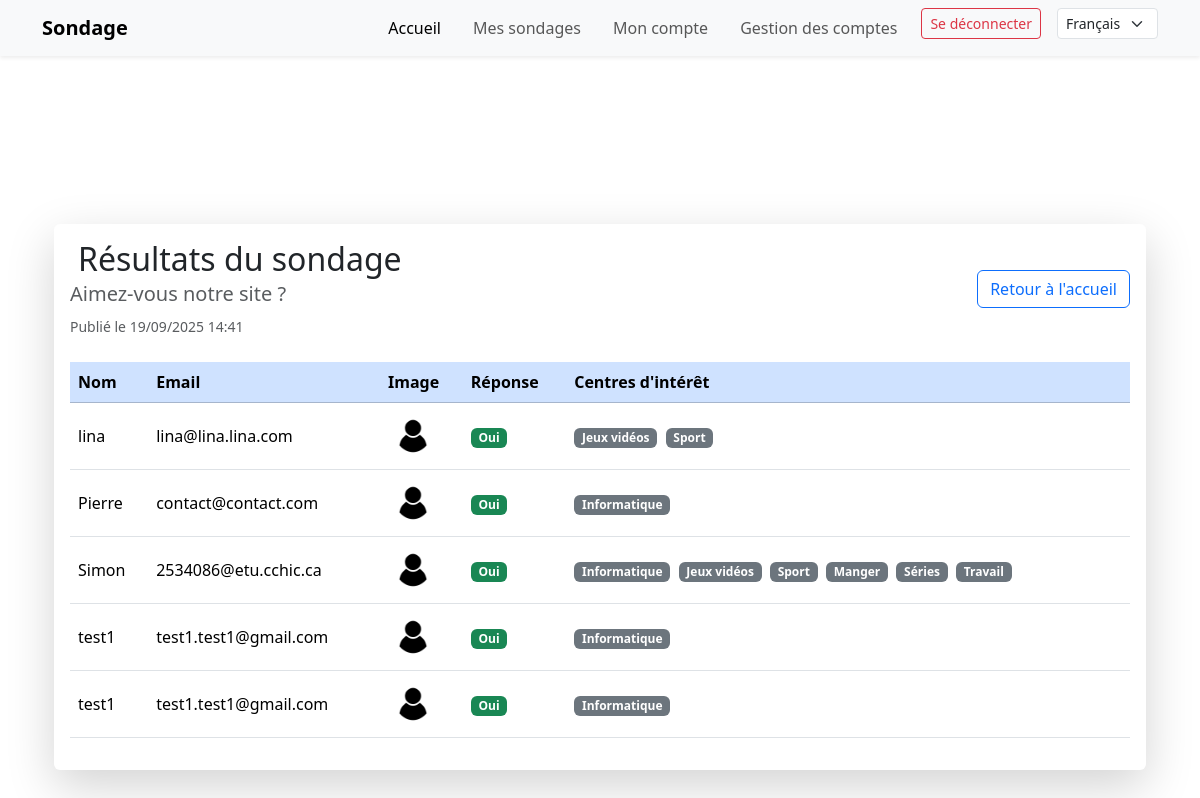
/question/12/ (signed in), run on the app's committed database.
### main_app/models.py (models this page shows, shortened)
class Question(models.Model):
    question_text = models.CharField(max_length=200)
    creator = models.ForeignKey(User, on_delete=models.CASCADE, null=True)
    pub_date = models.DateTimeField("date published")

class Response(models.Model):
    respondent = models.ForeignKey(Respondent, on_delete=models.CASCADE)
    choice = models.ForeignKey(Choice, on_delete=models.CASCADE)
    answered_at = models.DateTimeField(auto_now_add=True)

class Respondent(models.Model):
    name = models.CharField(max_length=100)
    email = models.EmailField(blank=True, null=True)
    submitted_at = models.DateTimeField(auto_now_add=True)
    interests = models.ManyToManyField(Interest, blank=True)
    image = models.ImageField(upload_to='respondents/', null=True, blank=True)

class Choice(models.Model):
    question = models.ForeignKey(Question, on_delete=models.CASCADE)
    choice_text = models.CharField(max_length=200)
    votes = models.IntegerField(default=0)

class Interest(models.Model):
    name = models.CharField(max_length=100)
    def __str__(self):
        return self.name

### main_app/views.py (the view, shortened to what this page needs)
# urls.py: path('question/<int:question_id>/', views.question_detail, name='question_detail'),
def question_detail(request, question_id):
    question = get_object_or_404(Question, pk=question_id)
    if request.user.is_authenticated:
        responses = Response.objects.filter(choice__question=question).select_related('respondent', 'choice')
        return render(request, 'main_app/question_detail_admin.html', {
            'question': question,
            'responses': responses,
        })

### main_app/templates/main_app/question_detail_admin.html (shortened to what this page needs)
{% extends "main_app/base.html" %}
{% load static i18n %}
{% block content %}
<div class="container mt-5 pt-5 mb-5">
  <div class="card shadow-lg border-0">
    <div class="card-body">
      <div class="d-flex justify-content-between align-items-center mb-4">
        <div>
          <h2 class="mb-1">{% trans "Résultats du sondage" %}</h2>
          <h5 class="text-muted">{{ question.question_text }}</h5>
          <small class="text-muted">{% trans "Publié le" %} {{ question.pub_date|date:"d/m/Y H:i" }}</small>
        </div>
        <a href="{% url 'home' %}" class="btn btn-outline-primary">
           {% trans "Retour à l'accueil" %}
        </a>
      </div>
      {% if responses %}
        <div class="table-responsive">
          <table class="table table-hover align-middle">
            <thead class="table-primary">
              <tr>
                <th scope="col"> {% trans "Nom" %}</th>
                <th scope="col"> {% trans "Email" %}</th>
                <th scope="col"> {% trans "Image" %}</th>
                <th scope="col"> {% trans "Réponse" %}</th>
                <th scope="col"> {% trans "Centres d'intérêt" %}</th>
              </tr>
            </thead>
            <tbody>
              {% for response in responses %}
                <tr>
                  <td>{{ response.respondent.name }}</td>
                  <td>{{ response.respondent.email|default:_("-") }}</td>
                  <td>
                    {% if response.respondent.image %}
                      <img src="{{ response.respondent.image.url }}" alt="{% trans "Image" %}" class="rounded-circle" style="height: 50px; width: 50px; object-fit: cover;">
                    {% else %}
                      <span class="text-muted">{% trans "Aucune" %}</span>
                    {% endif %}
                  </td>
                  <td><span class="badge bg-success">{{ response.choice.choice_text }}</span></td>
                  <td>
                    {% if response.respondent.interests.exists %}
                      {% for interest in response.respondent.interests.all %}
                        <span class="badge bg-secondary me-1">{{ interest }}</span>
                      {% endfor %}
                    {% else %}
                      <span class="text-muted">{% trans "Aucun" %}</span>
                    {% endif %}
                  </td>
                </tr>
              {% endfor %}
            </tbody>
          </table>
        </div>
      {% else %}
        <div class="alert alert-info mt-4">
          <i class="bi bi-info-circle-fill me-2"></i>{% trans "Aucune réponse n'a encore été soumise pour ce sondage." %}
        </div>
      {% endif %}
    </div>
  </div>
</div>
{% endblock %}

### main_app/templates/main_app/base.html (shortened to what this page needs)
{% load i18n %}
<!DOCTYPE html>
<html lang="fr">
<head>
    <link href="https://cdn.jsdelivr.net/npm/bootstrap@5.3.8/dist/css/bootstrap.min.css" rel="stylesheet">
</head>
<body>
  <nav class="navbar navbar-expand-lg navbar-light bg-light shadow-sm sticky-top">
    <div class="container">
      <a class="navbar-brand fw-bold" href="{% url 'home' %}">{% trans "Sondage" %}</a>
      <div class="collapse navbar-collapse justify-content-end" id="navbarNav">
        <ul class="navbar-nav gap-3">
          <li class="nav-item">
            <a class="nav-link active" aria-current="page" href="{% url 'home' %}">{% trans "Accueil" %}</a>
          </li>
          {% if not user.is_authenticated %}
          <li class="nav-item">
            <a class="nav-link" href="{% url 'about' %}">{% trans "À propos" %}</a>
          </li>
          <li class="nav-item">
            <a class="nav-link" href="{% url 'contact' %}">{% trans "Contactez-nous" %}</a>
          </li>
          <li class="nav-item">
            <a class="btn btn-outline-primary px-3" href="{% url 'login' %}">{% trans "Se connecter" %}</a>
          </li>
          <li class="nav-item">
            <a class="btn btn-primary px-3 text-white" href="{% url 'register' %}">{% trans "S'inscrire" %}</a>
          </li>
          {% else %}
          <li class="nav-item">
            <a class="nav-link" href="{% url 'question_list' %}">{% trans "Mes sondages" %}</a>
          </li>
          <li class="nav-item">
            <a class="nav-link" href="{% url 'account' %}">{% trans "Mon compte" %}</a>
          </li>
          {% for group in user.groups.all %}
            {% if group.name == "admin" %}
              <li class="nav-item">
                <a class="nav-link" href="{% url 'delete_users' %}">{% trans "Gestion des comptes" %}</a>
              </li>
            {% endif %}
          {% endfor %}
          <form action="{% url 'logout' %}" method="post">
            <button type="submit" class="btn btn-outline-danger btn-sm">{% trans "Se déconnecter" %}</button>
          </form>
          {% endif %}
          <li class="nav-item">
            <form action="{% url 'set_language' %}" method="post">
              <select name="language" class="form-select form-select-sm" onchange="this.form.submit()">
                {% get_current_language as LANGUAGE_CODE %}
                {% get_available_languages as LANGUAGES %}
                {% for lang in LANGUAGES %}
                  <option value="{{ lang.0 }}"{% if lang.0 == LANGUAGE_CODE %} selected{% endif %}>
                    {{ lang.1 }}
                  </option>
                {% endfor %}
              </select>
            </form>
          </li>
        </ul>
      </div>
    </div>
  </nav>
<div class="container mt-5 pt-4">
    {% block content %}
    {% endblock %}
</div>
</body>
</html>

### data on the page
Question: question_text "Aimez-vous notre site ?", pub_date "19/09/2025 14:41"
Response: respondent.name "lina", respondent.email "lina@lina.lina.com", respondent.image (picture), choice.choice_text "Oui"
Interest: name "Jeux vidéos"
Interest: name "Sport"
Response: respondent.name "Pierre", respondent.email "contact@contact.com", respondent.image (picture), choice.choice_text "Oui"
Interest: name "Informatique"
Response: respondent.name "Simon", respondent.email "2534086@etu.cchic.ca", respondent.image (picture), choice.choice_text "Oui"
Interest: name "Manger"
Interest: name "Séries"
Interest: name "Travail"
Response: respondent.name "test1", respondent.email "test1.test1@gmail.com", respondent.image (picture), choice.choice_text "Oui"
Response: respondent.name "test1", respondent.email "test1.test1@gmail.com", respondent.image (picture), choice.choice_text "Oui"

### other printed values
form field language "Français"
